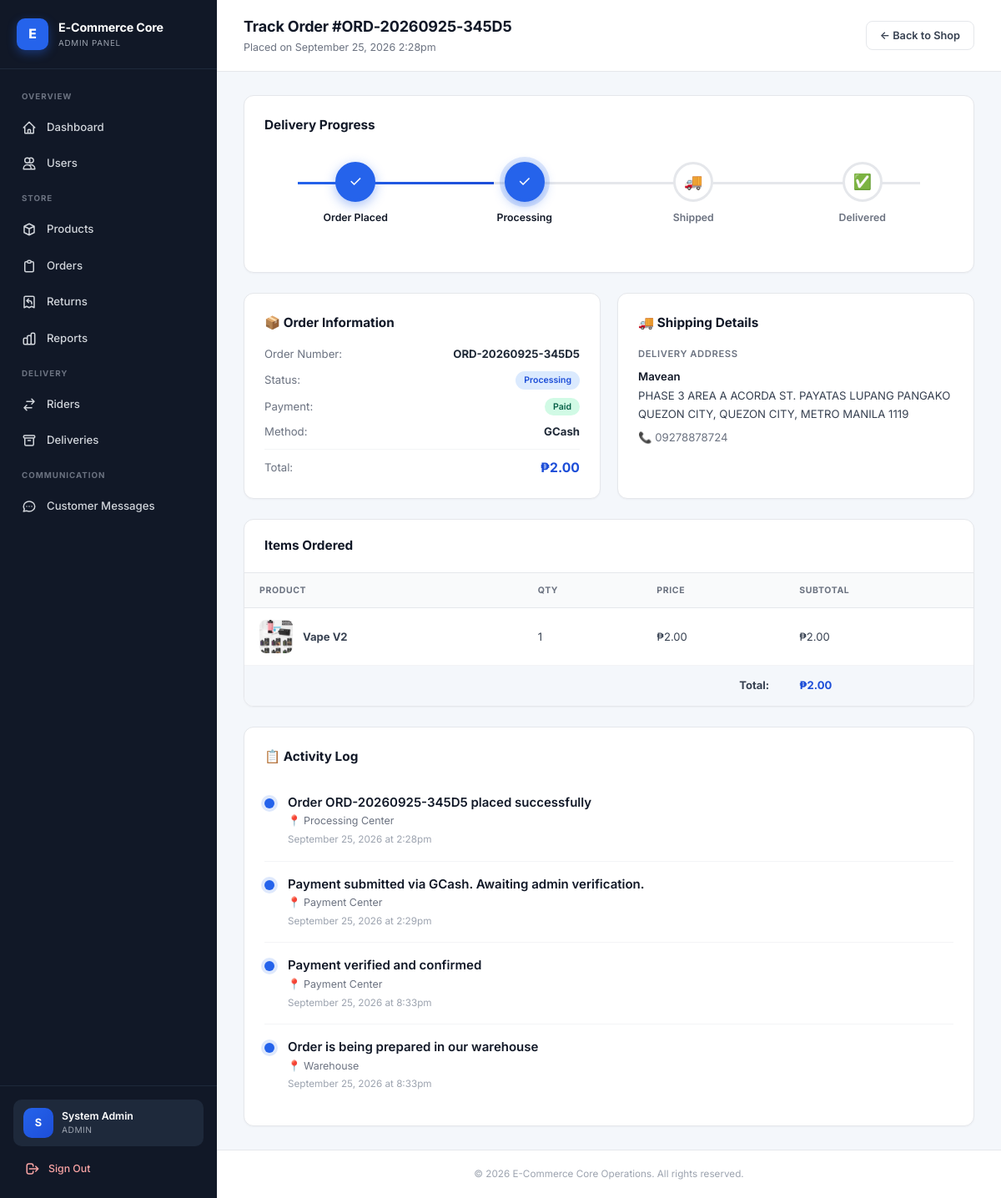
Before: /modules/track_order.php?id=6 (signed in) with the older database file.
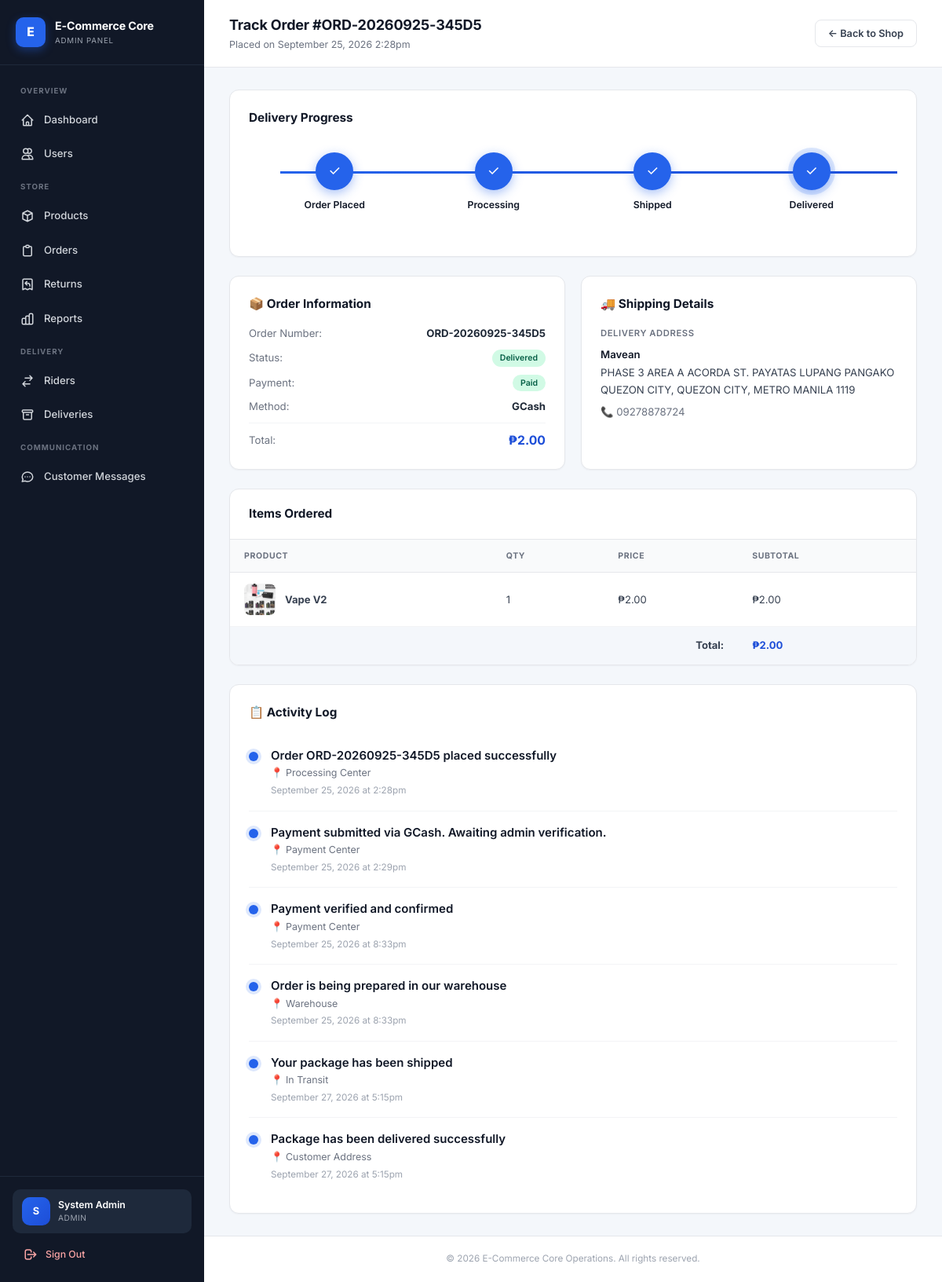
After: the same page with the newer database file.
### tables this page shows
CREATE TABLE `orders` (
  `id` int(11) NOT NULL,
  `order_number` varchar(20) DEFAULT NULL,
  `user_id` int(11) NOT NULL,
  `rider_id` int(11) DEFAULT NULL,
  `assigned_at` datetime DEFAULT NULL,
  `out_for_delivery_at` datetime DEFAULT NULL,
  `delivered_at` datetime DEFAULT NULL,
  `amount_collected` decimal(10,2) DEFAULT NULL,
  `total_amount` decimal(10,2) NOT NULL,
  `status` enum('pending','processing','shipped','delivered','cancelled','returned') DEFAULT 'pending',
  `shipping_address` text DEFAULT NULL,
  `contact_phone` varchar(20) DEFAULT NULL,
  `notes` text DEFAULT NULL,
  `payment_method` varchar(50) DEFAULT 'COD',
  `delivery_option` varchar(50) DEFAULT 'standard',
  `delivery_fee` decimal(10,2) DEFAULT 0.00,
  `payment_status` enum('unpaid','pending_verification','paid','refunded') DEFAULT 'unpaid',
  `payment_reference` varchar(100) DEFAULT NULL,
  `payment_proof` varchar(255) DEFAULT NULL,
  `paid_at` datetime DEFAULT NULL,
  `created_at` timestamp NOT NULL DEFAULT current_timestamp()
);

CREATE TABLE `users` (
  `id` int(11) NOT NULL,
  `username` varchar(50) NOT NULL,
  `email` varchar(100) NOT NULL,
  `phone` varchar(20) DEFAULT NULL,
  `address` text DEFAULT NULL,
  `city` varchar(80) DEFAULT NULL,
  `province` varchar(80) DEFAULT NULL,
  `postal_code` varchar(10) DEFAULT NULL,
  `password` varchar(255) NOT NULL,
  `full_name` varchar(100) DEFAULT NULL,
  `role` enum('admin','product_manager','customer','rider') DEFAULT 'customer',
  `status` enum('active','inactive') DEFAULT 'active',
  `email_verified` tinyint(1) DEFAULT 0,
  `profile_completed` tinyint(1) DEFAULT 0,
  `must_change_password` tinyint(1) DEFAULT 0,
  `temp_password_issued_at` datetime DEFAULT NULL,
  `created_at` timestamp NOT NULL DEFAULT current_timestamp()
);

CREATE TABLE `order_items` (
  `id` int(11) NOT NULL,
  `order_id` int(11) NOT NULL,
  `product_id` int(11) NOT NULL,
  `quantity` int(11) NOT NULL,
  `price` decimal(10,2) NOT NULL
);

CREATE TABLE `products` (
  `id` int(11) NOT NULL,
  `name` varchar(150) NOT NULL,
  `description` text DEFAULT NULL,
  `price` decimal(10,2) NOT NULL,
  `category` varchar(50) DEFAULT NULL,
  `stock` int(11) DEFAULT 0,
  `image_url` varchar(255) DEFAULT NULL,
  `created_at` timestamp NOT NULL DEFAULT current_timestamp()
);

CREATE TABLE `order_tracking` (
  `id` int(11) NOT NULL,
  `order_id` int(11) NOT NULL,
  `status` varchar(50) NOT NULL,
  `message` text DEFAULT NULL,
  `location` varchar(150) DEFAULT NULL,
  `created_at` timestamp NOT NULL DEFAULT current_timestamp()
);

### includes/auth.php (called while the page is built, shortened)
<?php
if (!function_exists('baseUrl')) {
    function baseUrl($path = '') {
        $dir = str_replace('\\', '/', dirname($_SERVER['SCRIPT_NAME']));
        $dir = rtrim($dir, '/');
        $dir = preg_replace('#/(modules|api|ai|auth|admin|rider)$#', '', $dir);
        if ($dir === '' || $dir === '.') $dir = '';
        $dir = rtrim($dir, '/') . '/';
        return $dir . ltrim($path, '/');
    }
}
if (!function_exists('e')) {
    function e($s) { return htmlspecialchars($s ?? '', ENT_QUOTES, 'UTF-8'); }
}

### modules/track_order.php (the view, shortened to what the rows shown need)
<?php
require_once __DIR__ . '/../includes/auth.php';
require_once __DIR__ . '/../config/db.php';
$orderId = (int)($_GET['id'] ?? 0);
$stmt = $pdo->prepare("
    SELECT o.*, u.username, u.email, u.phone,
           r.full_name AS rider_name,
           r.phone     AS rider_phone,
           r.vehicle_type AS rider_vehicle,
           r.plate_number AS rider_plate
    FROM orders o
    JOIN users u ON o.user_id = u.id
    LEFT JOIN riders r ON o.rider_id = r.id
    WHERE o.id = ?
");
$stmt->execute([$orderId]);
$order = $stmt->fetch();
$items = $pdo->prepare("SELECT oi.*, p.name, p.image_url FROM order_items oi JOIN products p ON oi.product_id=p.id WHERE oi.order_id=?");
$items->execute([$orderId]);
$orderItems = $items->fetchAll();
$tracking = $pdo->prepare("SELECT * FROM order_tracking WHERE order_id = ? ORDER BY created_at ASC");
$tracking->execute([$orderId]);
$trackingHistory = $tracking->fetchAll();
$statusColors = [
    'pending' => ['badge-yellow', 'Pending'],
    'processing' => ['badge-blue', 'Processing'],
    'shipped' => ['badge-indigo', 'Shipped'],
    'delivered' => ['badge-green', 'Delivered'],
    'cancelled' => ['badge-red', 'Cancelled'],
    'returned' => ['badge-gray', 'Returned'],
];
$statusBadge = $statusColors[$order['status']] ?? ['badge-gray', 'Unknown'];
$paymentColors = [
    'unpaid' => 'badge-red',
    'pending_verification' => 'badge-yellow',
    'paid' => 'badge-green',
    'refunded' => 'badge-blue',
];
require_once __DIR__ . '/../includes/header.php';
?>
<div class="app-layout">
    <?php require __DIR__ . '/../includes/sidebar.php'; ?>
    <div class="main-wrapper">
        <header class="topbar">
            <div class="topbar-left">
                <div>
                    <h2>Track Order #<?= e($order['order_number'] ?: 'ORD-' . str_pad($order['id'], 6, '0', STR_PAD_LEFT)) ?></h2>
                    <p>Placed on <?= date('F j, Y g:ia', strtotime($order['created_at'])) ?></p>
                </div>
            </div>
        </header>
        <div class="page-body">
            <div style="display:grid;grid-template-columns:1fr 1fr;gap:20px;margin-bottom:24px;">
                <div class="card card-pad">
                    <div style="display:flex;flex-direction:column;gap:10px;font-size:0.88rem;">
                        <div class="flex-between"><span style="color:#6b7280;">Order Number:</span><strong><?= e($order['order_number'] ?: 'ORD-' . str_pad($order['id'], 6, '0', STR_PAD_LEFT)) ?></strong></div>
                        <div class="flex-between"><span style="color:#6b7280;">Status:</span><span class="badge <?= $statusBadge[0] ?>"><?= $statusBadge[1] ?></span></div>
                        <div class="flex-between"><span style="color:#6b7280;">Payment:</span><span class="badge <?= $paymentColors[$order['payment_status']] ?? 'badge-gray' ?>"><?= ucwords(str_replace('_', ' ', $order['payment_status'])) ?></span></div>
                        <div class="flex-between"><span style="color:#6b7280;">Method:</span><strong><?= e($order['payment_method']) ?></strong></div>
                        <div class="flex-between" style="padding-top:10px;border-top:1px solid #f3f4f6;">
                            <span style="color:#6b7280;">Total:</span>
                            <strong style="color:#1d4ed8;font-size:1.05rem;">₱<?= number_format($order['total_amount'], 2) ?></strong>
                        </div>
                    </div>
                </div>
                <div class="card card-pad">
                    <div style="font-size:0.88rem;line-height:1.7;">
                        <div style="color:#6b7280;font-size:0.75rem;font-weight:600;text-transform:uppercase;letter-spacing:0.05em;margin-bottom:6px;">Delivery Address</div>
                        <div style="color:#111827;font-weight:600;"><?= e($order['username']) ?></div>
                        <div style="color:#374151;"><?= nl2br(e($order['shipping_address'])) ?></div>
                        <?php if ($order['contact_phone']): ?>
                            <div style="color:#6b7280;margin-top:6px;">📞 <?= e($order['contact_phone']) ?></div>
                        <?php endif; ?>
                    </div>
                </div>
            </div>
            <div class="card" style="margin-bottom:24px;">
                <div class="table-wrapper">
                    <table>
                        <thead>
                            <tr><th>Product</th><th>Qty</th><th>Price</th><th>Subtotal</th></tr>
                        </thead>
                        <tbody>
                            <?php foreach ($orderItems as $it): ?>
                            <tr>
                                <td>
                                    <div style="display:flex;align-items:center;gap:12px;">
                                        <?php if ($it['image_url']): ?>
                                            <img src="<?= baseUrl($it['image_url']) ?>" style="width:40px;height:40px;border-radius:8px;object-fit:cover;">
                                        <?php else: ?>
                                            <div style="width:40px;height:40px;border-radius:8px;background:#eff6ff;color:#2563eb;display:flex;align-items:center;justify-content:center;font-weight:800;"><?= strtoupper(substr($it['name'],0,1)) ?></div>
                                        <?php endif; ?>
                                        <strong><?= e($it['name']) ?></strong>
                                    </div>
                                </td>
                                <td><?= $it['quantity'] ?></td>
                                <td>₱<?= number_format($it['price'], 2) ?></td>
                                <td>₱<?= number_format($it['price'] * $it['quantity'], 2) ?></td>
                            </tr>
                            <?php endforeach; ?>
                            <tr style="background:#f4f7fb;font-weight:700;">
                                <td colspan="3" class="text-right">Total:</td>
                                <td style="color:#1d4ed8;">₱<?= number_format($order['total_amount'], 2) ?></td>
                            </tr>
                        </tbody>
                    </table>
                </div>
            </div>
            <div class="card card-pad">
                <?php if (empty($trackingHistory)): ?>
                    <p style="color:#6b7280;">No tracking updates yet.</p>
                <?php else: ?>
                    <?php foreach ($trackingHistory as $t): ?>
                        <div class="track-log-item">
                            <div class="track-log-dot"></div>
                            <div style="flex:1;">
                                <div style="font-weight:600;color:#111827;"><?= e($t['message'] ?: ucfirst($t['status'])) ?></div>
                                <?php if (!empty($t['location'])): ?>
                                    <div style="color:#6b7280;font-size:0.83rem;margin-top:2px;">📍 <?= e($t['location']) ?></div>
                                <?php endif; ?>
                                <div style="color:#9ca3af;font-size:0.78rem;margin-top:4px;"><?= date('F j, Y \a\t g:ia', strtotime($t['created_at'])) ?></div>
                            </div>
                        </div>
                    <?php endforeach; ?>
                <?php endif; ?>
            </div>
        </div>
        <?php require __DIR__ . '/../includes/footer.php'; ?>

Changed rows visible on the page:
changed orders "ORD-20260925-345D5": status "Processing" → "Delivered"
added order_tracking: message "Your package has been shipped", location "In Transit", created_at "September 27, 2026 at 5:15pm"
added order_tracking: message "Package has been delivered successfully", location "Customer Address", created_at "September 27, 2026 at 5:15pm"
Other visible differences:
new list line: "Shipped"
new list line: "Delivered"
list line gone: "🚚 Shipped"
list line gone: "✅ Delivered"
